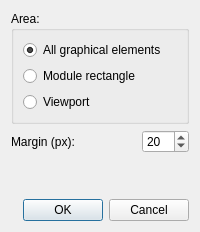
<?xml version="1.0" encoding="UTF-8"?>
<ui version="4.0">
 <class>AreaSelectorDialog</class>
 <widget class="QDialog" name="AreaSelectorDialog">
  <property name="windowTitle">
   <string>Select Area</string>
  </property>
  <layout class="QVBoxLayout" name="verticalLayout_2">
   <item>
    <widget class="QGroupBox" name="areaGroup">
     <property name="title">
      <string>Area:</string>
     </property>
     <layout class="QVBoxLayout" name="verticalLayout">
      <item>
       <widget class="QRadioButton" name="boundingBox">
        <property name="text">
         <string>All graphical elements</string>
        </property>
        <property name="checked">
         <bool>true</bool>
        </property>
       </widget>
      </item>
      <item>
       <widget class="QRadioButton" name="moduleRectangle">
        <property name="text">
         <string>Module rectangle</string>
        </property>
       </widget>
      </item>
      <item>
       <widget class="QRadioButton" name="viewport">
        <property name="text">
         <string>Viewport</string>
        </property>
       </widget>
      </item>
     </layout>
    </widget>
   </item>
   <item>
    <layout class="QHBoxLayout" name="marginLayout" stretch="3,1">
     <item>
      <widget class="QLabel" name="marginLabel">
       <property name="text">
        <string>Margin (px):</string>
       </property>
      </widget>
     </item>
     <item>
      <widget class="QSpinBox" name="margin">
       <property name="maximum">
        <number>100</number>
       </property>
       <property name="value">
        <number>20</number>
       </property>
      </widget>
     </item>
    </layout>
   </item>
   <item>
    <spacer name="verticalSpacer">
     <property name="orientation">
      <enum>Qt::Vertical</enum>
     </property>
     <property name="sizeHint" stdset="0">
      <size>
       <width>20</width>
       <height>40</height>
      </size>
     </property>
    </spacer>
   </item>
   <item>
    <widget class="QDialogButtonBox" name="buttonBox">
     <property name="orientation">
      <enum>Qt::Horizontal</enum>
     </property>
     <property name="standardButtons">
      <set>QDialogButtonBox::Cancel|QDialogButtonBox::Ok</set>
     </property>
    </widget>
   </item>
  </layout>
 </widget>
 <resources/>
 <connections>
  <connection>
   <sender>buttonBox</sender>
   <signal>accepted()</signal>
   <receiver>AreaSelectorDialog</receiver>
   <slot>accept()</slot>
   <hints>
    <hint type="sourcelabel">
     <x>248</x>
     <y>254</y>
    </hint>
    <hint type="destinationlabel">
     <x>157</x>
     <y>274</y>
    </hint>
   </hints>
  </connection>
  <connection>
   <sender>buttonBox</sender>
   <signal>rejected()</signal>
   <receiver>AreaSelectorDialog</receiver>
   <slot>reject()</slot>
   <hints>
    <hint type="sourcelabel">
     <x>316</x>
     <y>260</y>
    </hint>
    <hint type="destinationlabel">
     <x>286</x>
     <y>274</y>
    </hint>
   </hints>
  </connection>
 </connections>
</ui>
